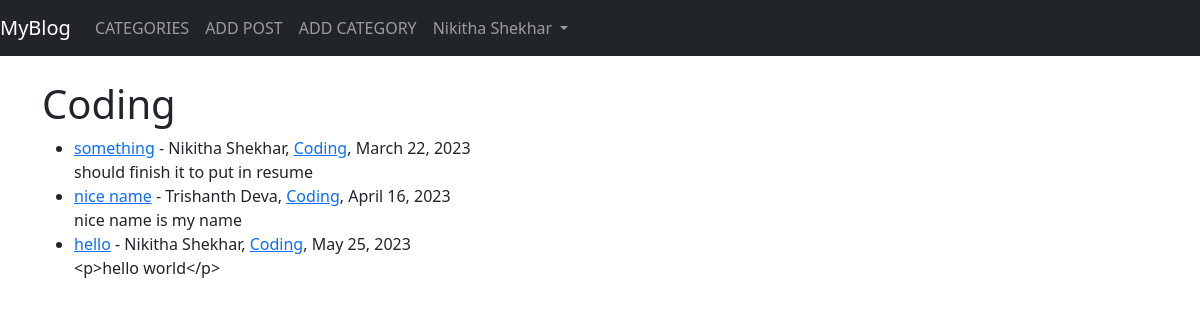
Page /category/coding/ (signed in) on the committed database.
### Trish/models.py (models this page shows, shortened)
class Post(models.Model):
    title = models.CharField(max_length = 255)
    header_image = models.ImageField(null = True, blank = True, upload_to = "images/")
    title_tag = models.CharField(max_length = 255)
    author = models.ForeignKey(User, on_delete = models.CASCADE)
    body = RichTextField(blank = True, null = True)
    post_date = models.DateField(auto_now_add = True)
    category = models.CharField(max_length = 255)
    snippet = models.CharField(max_length = 255)
    likes = models.ManyToManyField(User, related_name = 'blog_posts')

### Trish/views.py (the view)
# urls.py: path('category/<str:cat>/', AddCatView, name = "category"),
def AddCatView(request, cat):
    category_posts = Post.objects.filter(category__iexact = cat)
    return render(request, 'cat.html', {'cat' : cat.title(), 'category_posts' : category_posts})

### Trish/Templates/cat.html
{% extends 'base.html' %}
{% if category_posts %}
    {% block content%}
    <br>
    <h1>{{ cat }}</h1>
    <ul>
        {% for post in category_posts %}
            <li><a href = "{% url 'article_view' post.pk %}">{{ post.title }}</a> - {{ post.author.first_name }} {{ post.author.last_name}}, <a href="{% url 'category' post.category|slugify %}">{{ post.category }}</a>, {{ post.post_date }} <br>
            {{ post.body }} </li>
        {% endfor %}
    </ul>
    {% endblock %}
{% endif %}

### Trish/Templates/base.html (shortened to what this page needs)
<!doctype html>
<html lang="en">
  <head>
    <link href="https://cdn.jsdelivr.net/npm/bootstrap@5.3.0-alpha3/dist/css/bootstrap.min.css" rel="stylesheet">
  </head>
  <body>
    <nav class="navbar navbar-expand-lg navbar-dark bg-dark">
        <a class="navbar-brand" href="{% url 'home' %}">  MyBlog</a>
        <div class="collapse navbar-collapse" id="navbarSupportedContent">
          <ul class="navbar-nav mr-auto">
            {% if cat_menu %}
            <li class="nav-item dropdown">
            <a class="nav-link dropdown-toggle" href="#" role="button" data-bs-toggle="dropdown" aria-expanded="false">
            CATEGORIES
            </a>
            <ul class="dropdown-menu">
            {% for item in cat_menu %}
            <li><a class="dropdown-item" href="{% url 'category' item|slugify %}">{{ item }}</a></li>
            {% endfor %}
            </ul>
            </li>
            {% else %}
            <li class="nav-item">
              <a class="nav-link" href="{% url 'category-list' %}">CATEGORIES</a>
            </li>
            {% endif %}
            {% if user.is_authenticated %}
            <li class="nav-item">
              <a class="nav-link" href="{% url 'addBlog' %}">ADD POST</a>
            </li>
            <li class="nav-item">
              <a class="nav-link" href="{% url 'addCat' %}">ADD CATEGORY</a>
            </li>
            {% endif %}
          </ul>
          {% if user.is_authenticated %}
          <ul class="navbar-nav ml-auto">
            <li class="nav-item dropdown">
              <a class="nav-link dropdown-toggle" href="#" role="button" data-bs-toggle="dropdown" aria-expanded="false">
                {{ user.first_name }} {{ user.last_name }}
              </a>
            </li>
          </ul>
          {% endif %}
        </div>
      </nav>
    <div class="container">
        {% block content %}
        {% endblock %}
    </div>
  </body>
</html>

### rows in the picture
Post: title "something", author.first_name "Nikitha", author.last_name "Shekhar", category "Coding", post_date "March 22, 2023", body "should finish it to put in resume"
Post: title "nice name", author.first_name "Trishanth", author.last_name "Deva", category "Coding", post_date "April 16, 2023", body "nice name is my name"
Post: title "hello", author.first_name "Nikitha", author.last_name "Shekhar", category "Coding", post_date "May 25, 2023", body "<p>hello world</p>"

### other values in the picture
{{ user.first_name }} "Nikitha"
{{ user.last_name }} "Shekhar"
{{ cat }} "Coding"
